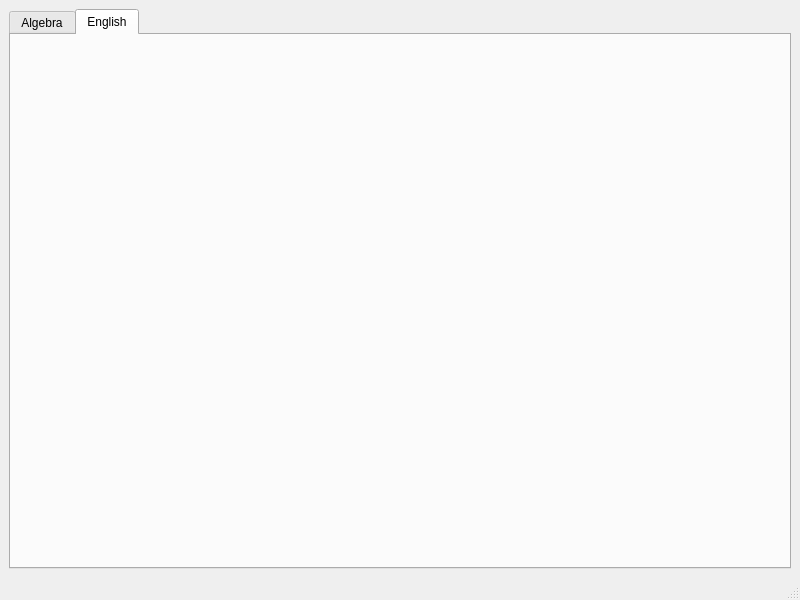
<?xml version="1.0" encoding="UTF-8"?>
<ui version="4.0">
 <class>MainWindow</class>
 <widget class="QMainWindow" name="MainWindow">
  <property name="geometry">
   <rect>
    <x>0</x>
    <y>0</y>
    <width>800</width>
    <height>600</height>
   </rect>
  </property>
  <property name="focusPolicy">
   <enum>Qt::StrongFocus</enum>
  </property>
  <property name="windowTitle">
   <string>MainWindow</string>
  </property>
  <widget class="QWidget" name="centralwidget">
   <layout class="QVBoxLayout" name="verticalLayout">
    <item>
     <widget class="QTabWidget" name="tabWidget">
      <property name="currentIndex">
       <number>1</number>
      </property>
      <widget class="AlgebraWidget" name="algebra">
       <attribute name="title">
        <string>Algebra</string>
       </attribute>
      </widget>
      <widget class="DictationWidget" name="dictation">
       <attribute name="title">
        <string>English</string>
       </attribute>
      </widget>
     </widget>
    </item>
   </layout>
  </widget>
  <widget class="QMenuBar" name="menubar">
   <property name="geometry">
    <rect>
     <x>0</x>
     <y>0</y>
     <width>800</width>
     <height>34</height>
    </rect>
   </property>
  </widget>
  <widget class="QStatusBar" name="statusbar"/>
  <action name="actionAdditions">
   <property name="checkable">
    <bool>true</bool>
   </property>
   <property name="text">
    <string>&amp;Additions +</string>
   </property>
  </action>
  <action name="actionSubtraction">
   <property name="checkable">
    <bool>true</bool>
   </property>
   <property name="text">
    <string>&amp;Subtraction -</string>
   </property>
  </action>
 </widget>
 <customwidgets>
  <customwidget>
   <class>AlgebraWidget</class>
   <extends>QWidget</extends>
   <header>AlgebraWidget.h</header>
   <container>1</container>
  </customwidget>
  <customwidget>
   <class>DictationWidget</class>
   <extends>QWidget</extends>
   <header>DictationWidget.h</header>
   <container>1</container>
  </customwidget>
 </customwidgets>
 <resources/>
 <connections>
  <connection>
   <sender>tabWidget</sender>
   <signal>currentChanged(int)</signal>
   <receiver>MainWindow</receiver>
   <slot>tabChanged(int)</slot>
   <hints>
    <hint type="sourcelabel">
     <x>399</x>
     <y>303</y>
    </hint>
    <hint type="destinationlabel">
     <x>399</x>
     <y>299</y>
    </hint>
   </hints>
  </connection>
 </connections>
 <slots>
  <slot>tabChanged(int)</slot>
 </slots>
</ui>
